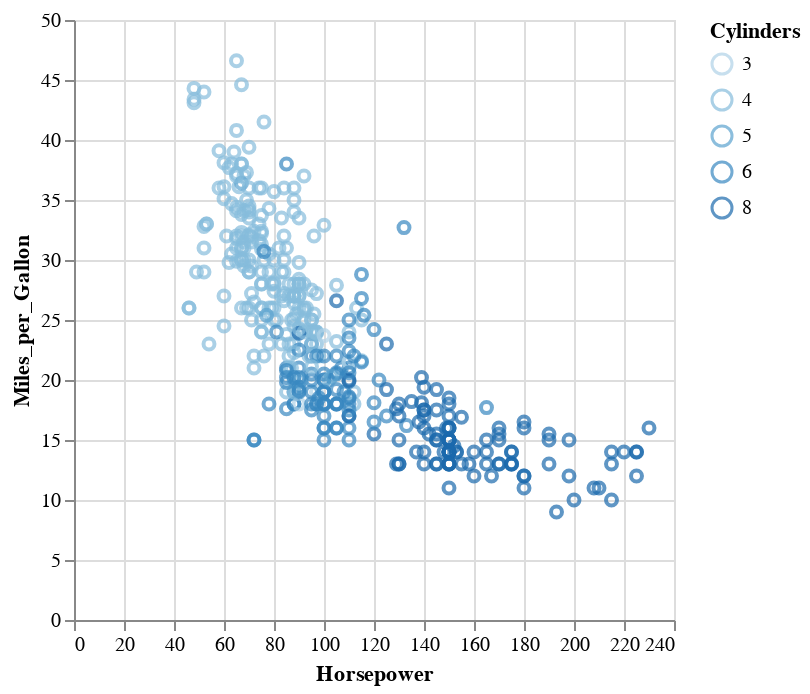

Notebook cell for this chart:
### Code cell
##### %%script echo skipping

source = data.cars()
brush = alt.selection_interval(name="brush")

alt.Chart(source, name="sp").mark_point().encode(
    x='Horsepower:Q',
    y='Miles_per_Gallon:Q',
    color=alt.condition(brush, 'Cylinders:O', alt.value('grey')),
).add_params(brush)

### Figure 1 — Vega-Lite specification as saved in the notebook (floating-point values rounded to 4 significant figures; data arrays with more than 128 entries replaced by an {"elided": "..."} marker saying what was removed)
{"$schema": "https://vega.github.io/schema/vega-lite/v5.8.0.json", "config": {"view": {"continuousHeight": 300, "continuousWidth": 300}}, "data": {"name": "data-f02450ab61490a1363517a0190416235"}, "datasets": {"data-f02450ab61490a1363517a0190416235": {"elided": "406 records"}}, "encoding": {"color": {"condition": {"field": "Cylinders", "param": "brush", "type": "ordinal"}, "value": "grey"}, "x": {"field": "Horsepower", "type": "quantitative"}, "y": {"field": "Miles_per_Gallon", "type": "quantitative"}}, "mark": {"type": "point"}, "name": "sp", "params": [{"name": "brush", "select": {"type": "interval"}}]}
